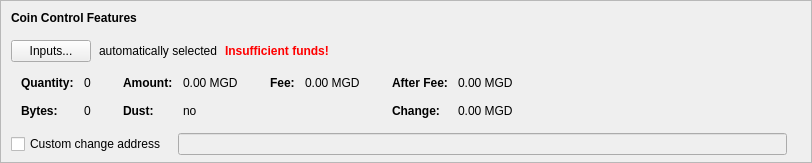
        <widget class="QFrame" name="frameCoinControl">
         <property name="sizePolicy">
          <sizepolicy hsizetype="Expanding" vsizetype="Expanding">
           <horstretch>0</horstretch>
           <verstretch>0</verstretch>
          </sizepolicy>
         </property>
         <property name="maximumSize">
          <size>
           <width>16777215</width>
           <height>16777215</height>
          </size>
         </property>
         <property name="frameShape">
          <enum>QFrame::StyledPanel</enum>
         </property>
         <property name="frameShadow">
          <enum>QFrame::Sunken</enum>
         </property>
         <layout class="QVBoxLayout" name="verticalLayoutCoinControl2">
          <property name="spacing">
           <number>0</number>
          </property>
          <property name="leftMargin">
           <number>0</number>
          </property>
          <property name="topMargin">
           <number>0</number>
          </property>
          <property name="rightMargin">
           <number>0</number>
          </property>
          <property name="bottomMargin">
           <number>6</number>
          </property>
          <item>
           <layout class="QVBoxLayout" name="verticalLayoutCoinControl" stretch="0,0,0,0,1">
            <property name="spacing">
             <number>0</number>
            </property>
            <property name="leftMargin">
             <number>10</number>
            </property>
            <property name="topMargin">
             <number>10</number>
            </property>
            <item>
             <layout class="QHBoxLayout" name="horizontalLayoutCoinControl1">
              <property name="bottomMargin">
               <number>15</number>
              </property>
              <item>
               <widget class="QLabel" name="labelCoinControlFeatures">
                <property name="sizePolicy">
                 <sizepolicy hsizetype="Preferred" vsizetype="Maximum">
                  <horstretch>0</horstretch>
                  <verstretch>0</verstretch>
                 </sizepolicy>
                </property>
                <property name="font">
                 <font>
                  <weight>75</weight>
                  <bold>true</bold>
                 </font>
                </property>
                <property name="styleSheet">
                 <string notr="true">font-weight:bold;</string>
                </property>
                <property name="text">
                 <string>Coin Control Features</string>
                </property>
               </widget>
              </item>
             </layout>
            </item>
            <item>
             <layout class="QHBoxLayout" name="horizontalLayoutCoinControl2" stretch="0,0,0,0">
              <property name="spacing">
               <number>8</number>
              </property>
              <property name="bottomMargin">
               <number>10</number>
              </property>
              <item>
               <widget class="QPushButton" name="pushButtonCoinControl">
                <property name="styleSheet">
                 <string notr="true"/>
                </property>
                <property name="text">
                 <string>Inputs...</string>
                </property>
                <property name="autoDefault">
                 <bool>false</bool>
                </property>
               </widget>
              </item>
              <item>
               <widget class="QLabel" name="labelCoinControlAutomaticallySelected">
                <property name="text">
                 <string>automatically selected</string>
                </property>
                <property name="margin">
                 <number>5</number>
                </property>
               </widget>
              </item>
              <item>
               <widget class="QLabel" name="labelCoinControlInsuffFunds">
                <property name="font">
                 <font>
                  <weight>75</weight>
                  <bold>true</bold>
                 </font>
                </property>
                <property name="styleSheet">
                 <string notr="true">color:red;font-weight:bold;</string>
                </property>
                <property name="text">
                 <string>Insufficient funds!</string>
                </property>
                <property name="margin">
                 <number>5</number>
                </property>
               </widget>
              </item>
              <item>
               <spacer name="horizontalSpacerCoinControl">
                <property name="orientation">
                 <enum>Qt::Horizontal</enum>
                </property>
                <property name="sizeHint" stdset="0">
                 <size>
                  <width>40</width>
                  <height>1</height>
                 </size>
                </property>
               </spacer>
              </item>
             </layout>
            </item>
            <item>
             <widget class="QWidget" name="widgetCoinControl" native="true">
              <property name="sizePolicy">
               <sizepolicy hsizetype="Preferred" vsizetype="Preferred">
                <horstretch>0</horstretch>
                <verstretch>0</verstretch>
               </sizepolicy>
              </property>
              <property name="minimumSize">
               <size>
                <width>0</width>
                <height>0</height>
               </size>
              </property>
              <property name="styleSheet">
               <string notr="true"/>
              </property>
              <layout class="QHBoxLayout" name="horizontalLayoutCoinControl5">
               <property name="leftMargin">
                <number>0</number>
               </property>
               <property name="topMargin">
                <number>0</number>
               </property>
               <property name="rightMargin">
                <number>0</number>
               </property>
               <property name="bottomMargin">
                <number>0</number>
               </property>
               <item>
                <layout class="QHBoxLayout" name="horizontalLayoutCoinControl3" stretch="0,0,0,1">
                 <property name="spacing">
                  <number>20</number>
                 </property>
                 <property name="topMargin">
                  <number>0</number>
                 </property>
                 <property name="bottomMargin">
                  <number>10</number>
                 </property>
                 <item>
                  <layout class="QFormLayout" name="formLayoutCoinControl1">
                   <property name="horizontalSpacing">
                    <number>10</number>
                   </property>
                   <property name="verticalSpacing">
                    <number>14</number>
                   </property>
                   <property name="leftMargin">
                    <number>10</number>
                   </property>
                   <property name="topMargin">
                    <number>4</number>
                   </property>
                   <property name="rightMargin">
                    <number>6</number>
                   </property>
                   <item row="0" column="0">
                    <widget class="QLabel" name="labelCoinControlQuantityText">
                     <property name="font">
                      <font>
                       <weight>75</weight>
                       <bold>true</bold>
                      </font>
                     </property>
                     <property name="text">
                      <string>Quantity:</string>
                     </property>
                     <property name="margin">
                      <number>0</number>
                     </property>
                    </widget>
                   </item>
                   <item row="0" column="1">
                    <widget class="QLabel" name="labelCoinControlQuantity">
                     <property name="cursor">
                      <cursorShape>IBeamCursor</cursorShape>
                     </property>
                     <property name="contextMenuPolicy">
                      <enum>Qt::ActionsContextMenu</enum>
                     </property>
                     <property name="text">
                      <string notr="true">0</string>
                     </property>
                     <property name="margin">
                      <number>0</number>
                     </property>
                     <property name="textInteractionFlags">
                      <set>Qt::LinksAccessibleByMouse|Qt::TextSelectableByKeyboard|Qt::TextSelectableByMouse</set>
                     </property>
                    </widget>
                   </item>
                   <item row="1" column="0">
                    <widget class="QLabel" name="labelCoinControlBytesText">
                     <property name="font">
                      <font>
                       <weight>75</weight>
                       <bold>true</bold>
                      </font>
                     </property>
                     <property name="text">
                      <string>Bytes:</string>
                     </property>
                    </widget>
                   </item>
                   <item row="1" column="1">
                    <widget class="QLabel" name="labelCoinControlBytes">
                     <property name="cursor">
                      <cursorShape>IBeamCursor</cursorShape>
                     </property>
                     <property name="contextMenuPolicy">
                      <enum>Qt::ActionsContextMenu</enum>
                     </property>
                     <property name="text">
                      <string notr="true">0</string>
                     </property>
                     <property name="textInteractionFlags">
                      <set>Qt::LinksAccessibleByMouse|Qt::TextSelectableByKeyboard|Qt::TextSelectableByMouse</set>
                     </property>
                    </widget>
                   </item>
                  </layout>
                 </item>
                 <item>
                  <layout class="QFormLayout" name="formLayoutCoinControl2">
                   <property name="horizontalSpacing">
                    <number>10</number>
                   </property>
                   <property name="verticalSpacing">
                    <number>14</number>
                   </property>
                   <property name="leftMargin">
                    <number>6</number>
                   </property>
                   <property name="topMargin">
                    <number>4</number>
                   </property>
                   <property name="rightMargin">
                    <number>6</number>
                   </property>
                   <item row="0" column="0">
                    <widget class="QLabel" name="labelCoinControlAmountText">
                     <property name="font">
                      <font>
                       <weight>75</weight>
                       <bold>true</bold>
                      </font>
                     </property>
                     <property name="text">
                      <string>Amount:</string>
                     </property>
                     <property name="margin">
                      <number>0</number>
                     </property>
                    </widget>
                   </item>
                   <item row="0" column="1">
                    <widget class="QLabel" name="labelCoinControlAmount">
                     <property name="cursor">
                      <cursorShape>IBeamCursor</cursorShape>
                     </property>
                     <property name="contextMenuPolicy">
                      <enum>Qt::ActionsContextMenu</enum>
                     </property>
                     <property name="text">
                      <string notr="true">0.00 MGD</string>
                     </property>
                     <property name="textInteractionFlags">
                      <set>Qt::LinksAccessibleByMouse|Qt::TextSelectableByKeyboard|Qt::TextSelectableByMouse</set>
                     </property>
                    </widget>
                   </item>
                   <item row="1" column="0">
                    <widget class="QLabel" name="labelCoinControlLowOutputText">
                     <property name="font">
                      <font>
                       <weight>75</weight>
                       <bold>true</bold>
                      </font>
                     </property>
                     <property name="text">
                      <string>Dust:</string>
                     </property>
                    </widget>
                   </item>
                   <item row="1" column="1">
                    <widget class="QLabel" name="labelCoinControlLowOutput">
                     <property name="cursor">
                      <cursorShape>IBeamCursor</cursorShape>
                     </property>
                     <property name="contextMenuPolicy">
                      <enum>Qt::ActionsContextMenu</enum>
                     </property>
                     <property name="text">
                      <string notr="true">no</string>
                     </property>
                     <property name="textInteractionFlags">
                      <set>Qt::LinksAccessibleByMouse|Qt::TextSelectableByKeyboard|Qt::TextSelectableByMouse</set>
                     </property>
                    </widget>
                   </item>
                  </layout>
                 </item>
                 <item>
                  <layout class="QFormLayout" name="formLayoutCoinControl3">
                   <property name="horizontalSpacing">
                    <number>10</number>
                   </property>
                   <property name="verticalSpacing">
                    <number>14</number>
                   </property>
                   <property name="leftMargin">
                    <number>6</number>
                   </property>
                   <property name="topMargin">
                    <number>4</number>
                   </property>
                   <property name="rightMargin">
                    <number>6</number>
                   </property>
                   <item row="0" column="0">
                    <widget class="QLabel" name="labelCoinControlFeeText">
                     <property name="font">
                      <font>
                       <weight>75</weight>
                       <bold>true</bold>
                      </font>
                     </property>
                     <property name="text">
                      <string>Fee:</string>
                     </property>
                     <property name="margin">
                      <number>0</number>
                     </property>
                    </widget>
                   </item>
                   <item row="0" column="1">
                    <widget class="QLabel" name="labelCoinControlFee">
                     <property name="cursor">
                      <cursorShape>IBeamCursor</cursorShape>
                     </property>
                     <property name="contextMenuPolicy">
                      <enum>Qt::ActionsContextMenu</enum>
                     </property>
                     <property name="text">
                      <string notr="true">0.00 MGD</string>
                     </property>
                     <property name="textInteractionFlags">
                      <set>Qt::LinksAccessibleByMouse|Qt::TextSelectableByKeyboard|Qt::TextSelectableByMouse</set>
                     </property>
                    </widget>
                   </item>
                  </layout>
                 </item>
                 <item>
                  <layout class="QFormLayout" name="formLayoutCoinControl4">
                   <property name="horizontalSpacing">
                    <number>10</number>
                   </property>
                   <property name="verticalSpacing">
                    <number>14</number>
                   </property>
                   <property name="leftMargin">
                    <number>6</number>
                   </property>
                   <property name="topMargin">
                    <number>4</number>
                   </property>
                   <property name="rightMargin">
                    <number>6</number>
                   </property>
                   <item row="0" column="0">
                    <widget class="QLabel" name="labelCoinControlAfterFeeText">
                     <property name="font">
                      <font>
                       <weight>75</weight>
                       <bold>true</bold>
                      </font>
                     </property>
                     <property name="text">
                      <string>After Fee:</string>
                     </property>
                     <property name="margin">
                      <number>0</number>
                     </property>
                    </widget>
                   </item>
                   <item row="0" column="1">
                    <widget class="QLabel" name="labelCoinControlAfterFee">
                     <property name="cursor">
                      <cursorShape>IBeamCursor</cursorShape>
                     </property>
                     <property name="contextMenuPolicy">
                      <enum>Qt::ActionsContextMenu</enum>
                     </property>
                     <property name="text">
                      <string notr="true">0.00 MGD</string>
                     </property>
                     <property name="textInteractionFlags">
                      <set>Qt::LinksAccessibleByMouse|Qt::TextSelectableByKeyboard|Qt::TextSelectableByMouse</set>
                     </property>
                    </widget>
                   </item>
                   <item row="1" column="0">
                    <widget class="QLabel" name="labelCoinControlChangeText">
                     <property name="font">
                      <font>
                       <weight>75</weight>
                       <bold>true</bold>
                      </font>
                     </property>
                     <property name="text">
                      <string>Change:</string>
                     </property>
                    </widget>
                   </item>
                   <item row="1" column="1">
                    <widget class="QLabel" name="labelCoinControlChange">
                     <property name="cursor">
                      <cursorShape>IBeamCursor</cursorShape>
                     </property>
                     <property name="contextMenuPolicy">
                      <enum>Qt::ActionsContextMenu</enum>
                     </property>
                     <property name="text">
                      <string notr="true">0.00 MGD</string>
                     </property>
                     <property name="textInteractionFlags">
                      <set>Qt::LinksAccessibleByMouse|Qt::TextSelectableByKeyboard|Qt::TextSelectableByMouse</set>
                     </property>
                    </widget>
                   </item>
                  </layout>
                 </item>
                </layout>
               </item>
              </layout>
             </widget>
            </item>
            <item>
             <layout class="QHBoxLayout" name="horizontalLayoutCoinControl4" stretch="0,0,0">
              <property name="spacing">
               <number>12</number>
              </property>
              <property name="sizeConstraint">
               <enum>QLayout::SetDefaultConstraint</enum>
              </property>
              <property name="topMargin">
               <number>5</number>
              </property>
              <property name="rightMargin">
               <number>5</number>
              </property>
              <item>
               <widget class="QCheckBox" name="checkBoxCoinControlChange">
                <property name="toolTip">
                 <string>If this is activated, but the change address is empty or invalid, change will be sent to a newly generated address.</string>
                </property>
                <property name="text">
                 <string>Custom change address</string>
                </property>
               </widget>
              </item>
              <item>
               <widget class="QValidatedLineEdit" name="lineEditCoinControlChange">
                <property name="enabled">
                 <bool>false</bool>
                </property>
                <property name="sizePolicy">
                 <sizepolicy hsizetype="Expanding" vsizetype="Fixed">
                  <horstretch>0</horstretch>
                  <verstretch>0</verstretch>
                 </sizepolicy>
                </property>
               </widget>
              </item>
              <item>
               <widget class="QLabel" name="labelCoinControlChangeLabel">
                <property name="sizePolicy">
                 <sizepolicy hsizetype="Preferred" vsizetype="Expanding">
                  <horstretch>0</horstretch>
                  <verstretch>0</verstretch>
                 </sizepolicy>
                </property>
                <property name="minimumSize">
                 <size>
                  <width>0</width>
                  <height>0</height>
                 </size>
                </property>
                <property name="text">
                 <string/>
                </property>
                <property name="margin">
                 <number>3</number>
                </property>
               </widget>
              </item>
             </layout>
            </item>
            <item>
             <spacer name="verticalSpacerCoinControl">
              <property name="orientation">
               <enum>Qt::Vertical</enum>
              </property>
              <property name="sizeHint" stdset="0">
               <size>
                <width>800</width>
                <height>1</height>
               </size>
              </property>
             </spacer>
            </item>
           </layout>
          </item>
         </layout>
        </widget>
